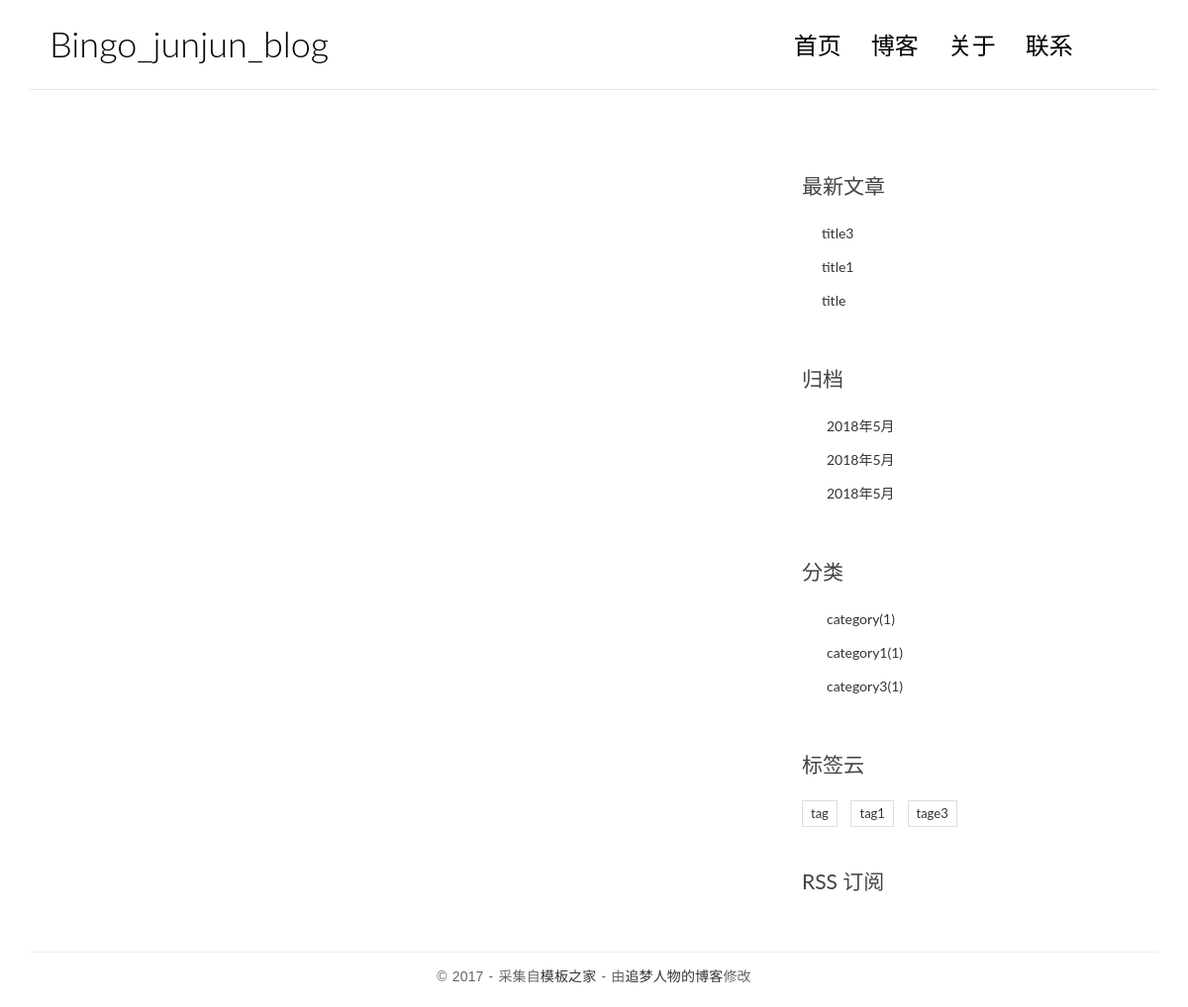
The app's page /, older data.
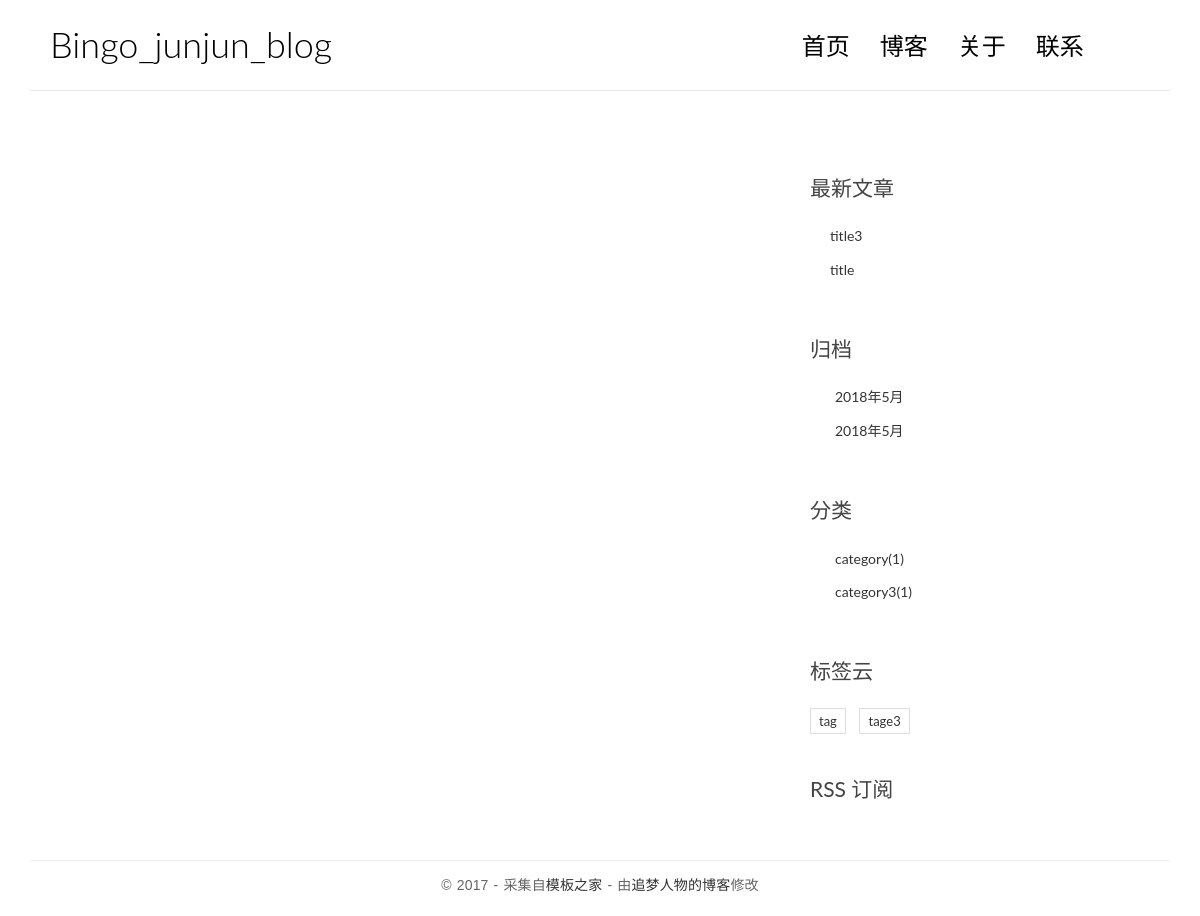
The same page, newer data.
### blog/models.py (models this page shows, shortened)
class Post(models.Model):
    title = models.CharField(max_length=70)
    body = models.TextField()
    create_time = models.DateTimeField()
    modified_time = models.DateTimeField()
    excerpt = models.CharField(max_length=200, blank=True)
    category = models.ForeignKey(Category, on_delete=models.CASCADE,)
    tags = models.ManyToManyField(Tag, blank=True)
    author = models.ForeignKey(User, on_delete=models.CASCADE,)
    views = models.PositiveIntegerField(default=0)
    def get_absolute_url(self):
        return reverse('detail', kwargs={'pk': self.pk})
    class Meta:
        ordering = ['-create_time']

class Category(models.Model):
    name = models.CharField(max_length=100)

class Tag(models.Model):
    name = models.CharField(max_length=100)

### blog/views.py (the view)
# urls.py: url(r'^$', views.index, name='index'),
def index(request):
    post_list = Post.objects.all()
    paginator = Paginator(post_list, 10)
    page = request.GET.get('page')
    try:
        contacts = paginator.page(page)
    except PageNotAnInteger:
        contacts = paginator.page(1)
    except EmptyPage:
        contacts = paginator.page(paginator.num_pages)
    return render(request, 'blog/index.html', context={'post_list': contacts })

### blog/templatetags/blog_tags.py (called while the page is built)
@register.simple_tag
def get_recent_posts(num=5):
    return Post.objects.all().order_by('-create_time')[:num]

@register.simple_tag
def archives():
    return Post.objects.dates('create_time', 'day',  order='DESC')

@register.simple_tag
def get_category():
    return Category.objects.annotate(num_post=Count('post')).filter(num_post__gt=0)

@register.simple_tag
def get_tag():
    return Tag.objects.annotate(num_post=Count('post')).filter(num_post__gt=0)

### templates/blog/index.html (shortened to what this page needs)
{% extends "base.html" %}
{% load blog_tags %}

### templates/base.html (shortened to what this page needs)
{% load staticfiles %}
{% load blog_tags %}
<!DOCTYPE html>
<html>
<head>
    <link rel="stylesheet" href="{% static 'blog/css/bootstrap.min.css'%}">
    <link rel="stylesheet" href="http://code.ionicframework.com/ionicons/2.0.1/css/ionicons.min.css">
    <link rel="stylesheet" href="{% static 'blog/css/pace.css'%}">
    <link rel="stylesheet" href="{% static 'blog/css/custom.css'%}">
</head>
<body>
<div class="container">
    <header id="site-header">
        <div class="row">
            <div class="col-md-4 col-sm-5 col-xs-8">
                <div class="logo">
                    <h1><a href="{% url 'index' %}">Bingo_junjun_blog</a></h1>
                </div>
            </div>
            <div class="col-md-8 col-sm-7 col-xs-4">
                <nav class="main-nav" role="navigation">
                    <div class="collapse navbar-collapse" id="bs-example-navbar-collapse-1">
                        <ul class="nav navbar-nav navbar-right">
                            <li class="cl-effect-11"><a href="{% url 'index' %}" data-hover="首页">首页</a></li>
                            <li class="cl-effect-11"><a href="full-width.html" data-hover="博客">博客</a></li>
                            <li class="cl-effect-11"><a href="about.html" data-hover="关于">关于</a></li>
                            <li class="cl-effect-11"><a href="contact.html" data-hover="联系">联系</a></li>
                        </ul>
                    </div>
                </nav>
            </div>
        </div>
    </header>
</div>
<div class="content-body">
    <div class="container">
        <div class="row">
            <main class="col-md-8">
	    </main>
            <aside class="col-md-4">
                <div class="widget widget-recent-posts">
		{% get_recent_posts as recent_post_list %}
                    <h3 class="widget-title">最新文章</h3>
                    <ul>
			{% for post in recent_post_list %}
                        <li>
                            <a href="{{ post.get_absolute_url }}">{{ post.title }}</a>
                        </li>
			{% empty %}
			暂无文章！
			{% endfor %}
                    </ul>
                </div>
                <div class="widget widget-archives">
		{% archives as date_list %}
                    <h3 class="widget-title">归档</h3>
                    <ul>
			{% for date in date_list %}
                        <li>
                            <a href="{% url 'archives' date.year date.month %}">{{ date.year }}年{{ date.month }}月</a>
                        </li>
			{% empty %}
			暂无归档！
			{% endfor %}
                    </ul>
                </div>
                <div class="widget widget-category">
		{% get_category as category_list%}
                    <h3 class="widget-title">分类</h3>
                    <ul>
			{% for category in category_list %}
                        <li>
                            <a href="{% url 'category' category.pk %}">{{category.name}}<span class="post-count">({{category.num_post}})</span></a>
                        </li>
			{% empty %}
			暂无分类！
			{% endfor %}
                    </ul>
                </div>
                <div class="widget widget-tag-cloud">
                    <h3 class="widget-title">标签云</h3>
			{% get_tag as tag_list %}
                    <ul>
			{% for tag in tag_list %}
                        <li>
                            <a href="{% url 'tag' tag.pk %}">{{tag.name}}</a>
                        </li>
			{% endfor %}
                    </ul>
                </div>
                <div class="rss">
                    <a href=""> RSS 订阅</a>
                </div>
            </aside>
        </div>
    </div>
</div>
<footer id="site-footer">
    <div class="container">
        <div class="row">
            <div class="col-md-12">
                <p class="copyright">&copy 2017 - 采集自<a href="http://www.cssmoban.com/"
                                                        target="_blank" title="模板之家">模板之家</a>
                    - 由<a href="http://zmrenwu.com/" title="网页模板" target="_blank">追梦人物的博客</a>修改
                </p>
            </div>
        </div>
    </div>
</footer>
</body>
</html>

Row changes from the older to the newer data that the page shows:
removed Post: title "title1"
no longer on this page (row unchanged): Category: name "category1", num_post "1"
no longer on this page (row unchanged): Tag: name "tag1"
Text that changed along with them:
list line gone: "2018 年 5 月"
